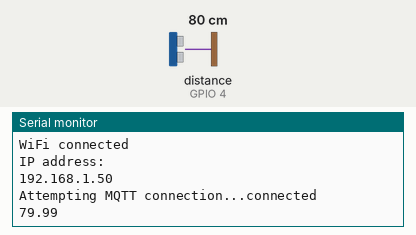
Simulated run of this sketch. Board: ESP8266 (NodeMCU). On the bench: the last lines printed to the serial monitor. Wiring (inferred from the names in the program): ultrasonic range finder: trigger GPIO 5; echo GPIO 4. The inputs (shaded band) are chosen by the test bench; at power-on: distance to the obstacle (sensor on GPIO 4) 80 cm. The echo pulse lasts 58.3 µs per cm; WiFi joins after 1.5 s; servers stay silent unless stated; no MQTT or app messages arrive unless stated.

Above: at 2.7 s.
2.8 s: distance to the obstacle (sensor on GPIO 4) set to 2 cm
At 5.9 s:
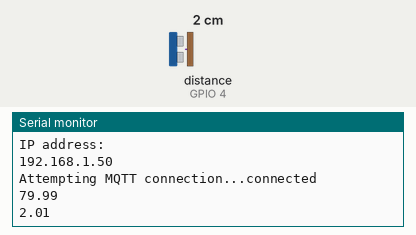
6.6 s: distance to the obstacle (sensor on GPIO 4) set to 4 cm
At 8.2 s:
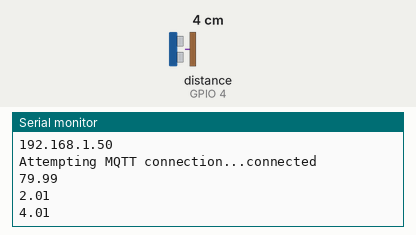
Timing chart, 0 to 9.7 s (numbered marks = the images above; inputs shaded):
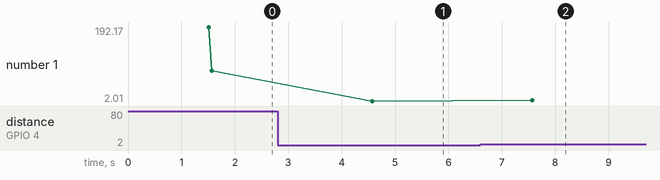

Measured:
- after the input at 2.8 s, the serial monitor: prints a new line after 1.8 s (image 1)
- after the input at 6.6 s, the serial monitor: prints a new line after 0.97 s (image 2)
- plotted number 1: 79.99 → 2.01 after the input at 2.8 s, 2.01 → 4.01 after the input at 6.6 s

The sketch:

mqtt.ino
```cpp
#include <ESP8266WiFi.h>
#include <PubSubClient.h>

#define TRIGGER_PIN 5  // Pin connected to the trigger pin of the ultrasonic sensor
#define ECHO_PIN 4     // Pin connected to the echo pin of the ultrasonic sensor

// Wi-Fi credentials
const char* ssid = "Keerthi";
const char* password = "04072004";

// MQTT broker details
const char* mqttServer = "broker.hivemq.com"; // Change to your MQTT server address
const int mqttPort = 1883;
const char* mqttUser = ""; // Change to your MQTT username
const char* mqttPassword = ""; // Change to your MQTT password

// MQTT topic to publish to
const char* mqttTopic = "bin/bot";

WiFiClient espClient;
PubSubClient client(espClient);

void setup_wifi() {
  delay(10);
  Serial.println();
  Serial.print("Connecting to ");
  Serial.println(ssid);
  WiFi.begin(ssid, password);
  while (WiFi.status() != WL_CONNECTED) {
    delay(500);
    Serial.print(".");
  }
  Serial.println("");
  Serial.println("WiFi connected");
  Serial.println("IP address: ");
  Serial.println(WiFi.localIP());
}

void callback(char* topic, byte* payload, unsigned int length) {
  Serial.print("Message arrived [");
  Serial.print(topic);
  Serial.print("] ");
  for (int i = 0; i < length; i++) {
    Serial.print((char)payload[i]);
  }
  Serial.println();
}

void reconnect() {
  while (!client.connected()) {
    Serial.print("Attempting MQTT connection...");
    if (client.connect("ESP8266Client", mqttUser, mqttPassword)) {
      Serial.println("connected");
    } else {
      Serial.print("failed, rc=");
      Serial.print(client.state());
      Serial.println(" try again in 5 seconds");
      delay(5000);
    }
  }
}

void setup() {
  pinMode(TRIGGER_PIN, OUTPUT);
  pinMode(ECHO_PIN, INPUT);
  Serial.begin(115200);
  setup_wifi();
  client.setServer(mqttServer, mqttPort);
  client.setCallback(callback);
}

void loop() {
  if (!client.connected()) {
    reconnect();
  }
  client.loop();
  // Publish a message every 5 seconds
  digitalWrite(TRIGGER_PIN, LOW);
  delayMicroseconds(2);
  digitalWrite(TRIGGER_PIN, HIGH);
  delayMicroseconds(10);
  digitalWrite(TRIGGER_PIN, LOW);

  long duration = pulseIn(ECHO_PIN, HIGH);
  // Speed of sound is approximately 343 meters per second (depends on temperature and humidity)
  // Divide by 2 because sound travels to the object and back
  float distance = (duration * 0.0343) / 2; // Convert duration to distance in centimeters
  Serial.println(distance);
  delay(3000);
  static unsigned long lastMillis = 0;
  if (millis() - lastMillis > 5000) {
    lastMillis = millis();
    client.publish(mqttTopic,"Dustbin Fill!!!");
  }

}
```
